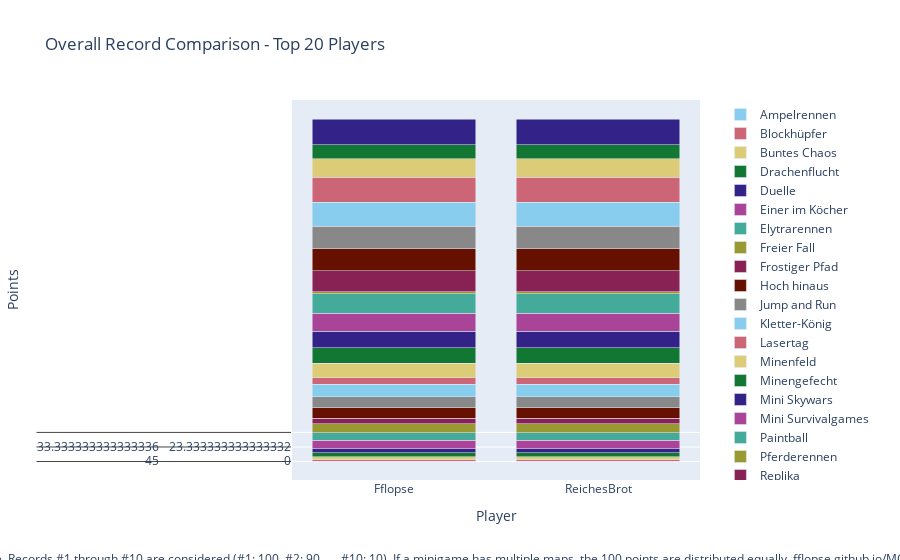

The notebook cell saved with this chart:
### Code cell
import plotly.graph_objects as go

# Sum all columns to get the total score
outDf['Total'] = outDf.sum(axis=1)

# Sort by total score and fill N/A values with 0
outDf = outDf.sort_values(by='Total', ascending=False).fillna(0)

# Crop to top 10 players
cropDf = outDf.head(20).copy()

# Drop the 'Total' column for plotting
cropDf = cropDf.drop(columns=['Total'])

# Create a color palette
color_palette = px.colors.qualitative.Safe

# Create the stacked bar plot
fig = go.Figure()

for column in cropDf.columns.difference(['Player']):
    fig.add_trace(go.Bar(
        x=cropDf.index,
        y=cropDf[column],
        name=column,
        marker_color=color_palette[len(fig.data) % len(color_palette)]
    ))

# Update layout
fig.update_layout(
    barmode='stack',
    title='Overall Record Comparison - Top 20 Players',
    xaxis=dict(title='Player'),
    yaxis=dict(title='Points'),
    #height=800,
    #width=1000,
    legend=dict(
        x=1.05,
        y=0.5,
        traceorder='normal',
        font=dict(size=12),
        bgcolor='rgba(255, 255, 255, 0)',
        bordercolor='rgba(0, 0, 0, 0)'
    ),
    margin=dict(r=200),  # Adjust right margin to make room for the legend
    annotations=[
        dict(
            x=0.5,
            y=-0.235,
            xref='paper',
            yref='paper',
            text='Max 100 points per minigame. Records #1 through #10 are considered (#1: 100, #2: 90, ..., #10: 10). If a minigame has multiple maps, the 100 points are distributed equally. fflopse.github.io/MCP-Records/data-analysis/global-ranking.ipynb',
            showarrow=False,
            font=dict(size=12),
            xanchor='center'
        )
    ]
)

fig.show()

# save the plot as an html file

fig.write_html('out/overall_record_comparison.html')

### Figure 1 — Plotly figure (JSON) as saved in the notebook; plotly's stock layout.template omitted (floating-point values rounded to 4 significant figures)
{"data": [{"marker": {"color": "rgb(136, 204, 238)"}, "name": "Ampelrennen", "type": "bar", "x": ["Fflopse", "ReichesBrot", "Gobo9", "cediiiiii_10", "PedroZockt", "HerrDante", "Ex4cted", "_n3d", "JOW23", "Freeeedom", "yiiq", "lizsyy", "CML_Justin", "Umgfoin", "2wc", "DarkCobweb", "yzvm", "Ninivee", "camman18YT", "KakaMC"], "y": [[45, 45], [0, 0], [50, 50], [15, 15], [70, 70], [25, 25], [45, 45], [20, 20], [0, 0], [0, 0], [0, 0], [10, 10], [0, 0], [50, 50], [0, 0], [0, 0], [0, 0], [0, 0], [0, 0], [0, 0]]}, {"marker": {"color": "rgb(204, 102, 119)"}, "name": "Blockhüpfer", "type": "bar", "x": ["Fflopse", "ReichesBrot", "Gobo9", "cediiiiii_10", "PedroZockt", "HerrDante", "Ex4cted", "_n3d", "JOW23", "Freeeedom", "yiiq", "lizsyy", "CML_Justin", "Umgfoin", "2wc", "DarkCobweb", "yzvm", "Ninivee", "camman18YT", "KakaMC"], "y": [[90, 90], [100, 100], [50, 50], [0, 0], [0, 0], [0, 0], [80, 80], [0, 0], [0, 0], [0, 0], [0, 0], [30, 30], [70, 70], [0, 0], [0, 0], [0, 0], [0, 0], [0, 0], [0, 0], [0, 0]]}, {"marker": {"color": "rgb(221, 204, 119)"}, "name": "Buntes Chaos", "type": "bar", "x": ["Fflopse", "ReichesBrot", "Gobo9", "cediiiiii_10", "PedroZockt", "HerrDante", "Ex4cted", "_n3d", "JOW23", "Freeeedom", "yiiq", "lizsyy", "CML_Justin", "Umgfoin", "2wc", "DarkCobweb", "yzvm", "Ninivee", "camman18YT", "KakaMC"], "y": [[100, 100], [100, 100], [50, 50], [50, 50], [100, 100], [50, 50], [50, 50], [100, 100], [0, 0], [50, 50], [0, 0], [100, 100], [50, 50], [100, 100], [0, 0], [0, 0], [0, 0], [100, 100], [0, 0], [100, 100]]}, {"marker": {"color": "rgb(17, 119, 51)"}, "name": "Drachenflucht", "type": "bar", "x": ["Fflopse", "ReichesBrot", "Gobo9", "cediiiiii_10", "PedroZockt", "HerrDante", "Ex4cted", "_n3d", "JOW23", "Freeeedom", "yiiq", "lizsyy", "CML_Justin", "Umgfoin", "2wc", "DarkCobweb", "yzvm", "Ninivee", "camman18YT", "KakaMC"], "y": [[0, 0], [0, 0], [0, 0], [0, 0], [33.33, 33.33], [0, 0], [0, 0], [0, 0], [0, 0], [0, 0], [0, 0], [33.33, 33.33], [0, 0], [0, 0], [0, 0], [0, 0], [0, 0], [0, 0], [0, 0], [0, 0]]}, {"marker": {"color": "rgb(51, 34, 136)"}, "name": "Duelle", "type": "bar", "x": ["Fflopse", "ReichesBrot", "Gobo9", "cediiiiii_10", "PedroZockt", "HerrDante", "Ex4cted", "_n3d", "JOW23", "Freeeedom", "yiiq", "lizsyy", "CML_Justin", "Umgfoin", "2wc", "DarkCobweb", "yzvm", "Ninivee", "camman18YT", "KakaMC"], "y": [[0, 0], [0, 0], [0, 0], [60, 60], [0, 0], [0, 0], [0, 0], [0, 0], [0, 0], [0, 0], [0, 0], [0, 0], [0, 0], [0, 0], [60, 60], [60, 60], [60, 60], [0, 0], [0, 0], [0, 0]]}, {"marker": {"color": "rgb(170, 68, 153)"}, "name": "Einer im Köcher", "type": "bar", "x": ["Fflopse", "ReichesBrot", "Gobo9", "cediiiiii_10", "PedroZockt", "HerrDante", "Ex4cted", "_n3d", "JOW23", "Freeeedom", "yiiq", "lizsyy", "CML_Justin", "Umgfoin", "2wc", "DarkCobweb", "yzvm", "Ninivee", "camman18YT", "KakaMC"], "y": [[83.33, 83.33], [13.33, 13.33], [20, 20], [36.67, 36.67], [0, 0], [83.33, 83.33], [0, 0], [10, 10], [13.33, 13.33], [33.33, 33.33], [0, 0], [0, 0], [0, 0], [0, 0], [0, 0], [0, 0], [0, 0], [0, 0], [0, 0], [0, 0]]}, {"marker": {"color": "rgb(68, 170, 153)"}, "name": "Elytrarennen", "type": "bar", "x": ["Fflopse", "ReichesBrot", "Gobo9", "cediiiiii_10", "PedroZockt", "HerrDante", "Ex4cted", "_n3d", "JOW23", "Freeeedom", "yiiq", "lizsyy", "CML_Justin", "Umgfoin", "2wc", "DarkCobweb", "yzvm", "Ninivee", "camman18YT", "KakaMC"], "y": [[83.33, 83.33], [100, 100], [46.67, 46.67], [0, 0], [0, 0], [0, 0], [0, 0], [56.67, 56.67], [0, 0], [80, 80], [0, 0], [0, 0], [40, 40], [13.33, 13.33], [0, 0], [0, 0], [0, 0], [0, 0], [0, 0], [0, 0]]}, {"marker": {"color": "rgb(153, 153, 51)"}, "name": "Freier Fall", "type": "bar", "x": ["Fflopse", "ReichesBrot", "Gobo9", "cediiiiii_10", "PedroZockt", "HerrDante", "Ex4cted", "_n3d", "JOW23", "Freeeedom", "yiiq", "lizsyy", "CML_Justin", "Umgfoin", "2wc", "DarkCobweb", "yzvm", "Ninivee", "camman18YT", "KakaMC"], "y": [[47.5, 47.5], [35, 35], [50, 50], [50, 50], [25, 25], [62.5, 62.5], [12.5, 12.5], [7.5, 7.5], [0, 0], [12.5, 12.5], [0, 0], [0, 0], [5, 5], [0, 0], [40, 40], [0, 0], [0, 0], [0, 0], [0, 0], [0, 0]]}, {"marker": {"color": "rgb(136, 34, 85)"}, "name": "Frostiger Pfad", "type": "bar", "x": ["Fflopse", "ReichesBrot", "Gobo9", "cediiiiii_10", "PedroZockt", "HerrDante", "Ex4cted", "_n3d", "JOW23", "Freeeedom", "yiiq", "lizsyy", "CML_Justin", "Umgfoin", "2wc", "DarkCobweb", "yzvm", "Ninivee", "camman18YT", "KakaMC"], "y": [[0, 0], [90, 90], [100, 100], [0, 0], [0, 0], [0, 0], [0, 0], [20, 20], [0, 0], [80, 80], [0, 0], [0, 0], [0, 0], [0, 0], [0, 0], [0, 0], [0, 0], [60, 60], [0, 0], [0, 0]]}, {"marker": {"color": "rgb(102, 17, 0)"}, "name": "Hoch hinaus", "type": "bar", "x": ["Fflopse", "ReichesBrot", "Gobo9", "cediiiiii_10", "PedroZockt", "HerrDante", "Ex4cted", "_n3d", "JOW23", "Freeeedom", "yiiq", "lizsyy", "CML_Justin", "Umgfoin", "2wc", "DarkCobweb", "yzvm", "Ninivee", "camman18YT", "KakaMC"], "y": [[80, 80], [60, 60], [70, 70], [0, 0], [90, 90], [0, 0], [20, 20], [0, 0], [50, 50], [0, 0], [0, 0], [0, 0], [40, 40], [0, 0], [0, 0], [0, 0], [0, 0], [0, 0], [0, 0], [0, 0]]}, {"marker": {"color": "rgb(136, 136, 136)"}, "name": "Jump and Run", "type": "bar", "x": ["Fflopse", "ReichesBrot", "Gobo9", "cediiiiii_10", "PedroZockt", "HerrDante", "Ex4cted", "_n3d", "JOW23", "Freeeedom", "yiiq", "lizsyy", "CML_Justin", "Umgfoin", "2wc", "DarkCobweb", "yzvm", "Ninivee", "camman18YT", "KakaMC"], "y": [[53.33, 53.33], [93.33, 93.33], [93.33, 93.33], [20, 20], [33.33, 33.33], [23.33, 23.33], [0, 0], [0, 0], [0, 0], [0, 0], [0, 0], [13.33, 13.33], [0, 0], [0, 0], [13.33, 13.33], [0, 0], [0, 0], [0, 0], [33.33, 33.33], [10, 10]]}, {"marker": {"color": "rgb(136, 204, 238)"}, "name": "Kletter-König", "type": "bar", "x": ["Fflopse", "ReichesBrot", "Gobo9", "cediiiiii_10", "PedroZockt", "HerrDante", "Ex4cted", "_n3d", "JOW23", "Freeeedom", "yiiq", "lizsyy", "CML_Justin", "Umgfoin", "2wc", "DarkCobweb", "yzvm", "Ninivee", "camman18YT", "KakaMC"], "y": [[85, 85], [100, 100], [30, 30], [0, 0], [10, 10], [20, 20], [0, 0], [0, 0], [0, 0], [0, 0], [80, 80], [0, 0], [0, 0], [0, 0], [0, 0], [0, 0], [20, 20], [0, 0], [40, 40], [0, 0]]}, {"marker": {"color": "rgb(204, 102, 119)"}, "name": "Lasertag", "type": "bar", "x": ["Fflopse", "ReichesBrot", "Gobo9", "cediiiiii_10", "PedroZockt", "HerrDante", "Ex4cted", "_n3d", "JOW23", "Freeeedom", "yiiq", "lizsyy", "CML_Justin", "Umgfoin", "2wc", "DarkCobweb", "yzvm", "Ninivee", "camman18YT", "KakaMC"], "y": [[83.33, 83.33], [0, 0], [26.67, 26.67], [0, 0], [33.33, 33.33], [83.33, 83.33], [30, 30], [0, 0], [50, 50], [0, 0], [0, 0], [0, 0], [0, 0], [0, 0], [23.33, 23.33], [0, 0], [0, 0], [0, 0], [0, 0], [0, 0]]}, {"marker": {"color": "rgb(221, 204, 119)"}, "name": "Minenfeld", "type": "bar", "x": ["Fflopse", "ReichesBrot", "Gobo9", "cediiiiii_10", "PedroZockt", "HerrDante", "Ex4cted", "_n3d", "JOW23", "Freeeedom", "yiiq", "lizsyy", "CML_Justin", "Umgfoin", "2wc", "DarkCobweb", "yzvm", "Ninivee", "camman18YT", "KakaMC"], "y": [[33.33, 33.33], [23.33, 23.33], [13.33, 13.33], [10, 10], [0, 0], [40, 40], [10, 10], [26.67, 26.67], [0, 0], [0, 0], [0, 0], [0, 0], [0, 0], [0, 0], [0, 0], [0, 0], [0, 0], [20, 20], [0, 0], [0, 0]]}, {"marker": {"color": "rgb(17, 119, 51)"}, "name": "Minengefecht", "type": "bar", "x": ["Fflopse", "ReichesBrot", "Gobo9", "cediiiiii_10", "PedroZockt", "HerrDante", "Ex4cted", "_n3d", "JOW23", "Freeeedom", "yiiq", "lizsyy", "CML_Justin", "Umgfoin", "2wc", "DarkCobweb", "yzvm", "Ninivee", "camman18YT", "KakaMC"], "y": [[12.5, 12.5], [22.5, 22.5], [30, 30], [75, 75], [0, 0], [10, 10], [0, 0], [20, 20], [45, 45], [10, 10], [50, 50], [0, 0], [10, 10], [0, 0], [22.5, 22.5], [60, 60], [35, 35], [0, 0], [0, 0], [0, 0]]}, {"marker": {"color": "rgb(51, 34, 136)"}, "name": "Mini Skywars", "type": "bar", "x": ["Fflopse", "ReichesBrot", "Gobo9", "cediiiiii_10", "PedroZockt", "HerrDante", "Ex4cted", "_n3d", "JOW23", "Freeeedom", "yiiq", "lizsyy", "CML_Justin", "Umgfoin", "2wc", "DarkCobweb", "yzvm", "Ninivee", "camman18YT", "KakaMC"], "y": [[24, 24], [20, 20], [76, 76], [48, 48], [26, 26], [0, 0], [12, 12], [20, 20], [20, 20], [22, 22], [10, 10], [0, 0], [18, 18], [18, 18], [34, 34], [32, 32], [0, 0], [8, 8], [8, 8], [20, 20]]}, {"marker": {"color": "rgb(170, 68, 153)"}, "name": "Mini Survivalgames", "type": "bar", "x": ["Fflopse", "ReichesBrot", "Gobo9", "cediiiiii_10", "PedroZockt", "HerrDante", "Ex4cted", "_n3d", "JOW23", "Freeeedom", "yiiq", "lizsyy", "CML_Justin", "Umgfoin", "2wc", "DarkCobweb", "yzvm", "Ninivee", "camman18YT", "KakaMC"], "y": [[30, 30], [26.67, 26.67], [26.67, 26.67], [26.67, 26.67], [0, 0], [13.33, 13.33], [0, 0], [0, 0], [26.67, 26.67], [0, 0], [0, 0], [0, 0], [0, 0], [26.67, 26.67], [26.67, 26.67], [10, 10], [0, 0], [36.67, 36.67], [56.67, 56.67], [0, 0]]}, {"marker": {"color": "rgb(68, 170, 153)"}, "name": "Paintball", "type": "bar", "x": ["Fflopse", "ReichesBrot", "Gobo9", "cediiiiii_10", "PedroZockt", "HerrDante", "Ex4cted", "_n3d", "JOW23", "Freeeedom", "yiiq", "lizsyy", "CML_Justin", "Umgfoin", "2wc", "DarkCobweb", "yzvm", "Ninivee", "camman18YT", "KakaMC"], "y": [[73.33, 73.33], [86.67, 86.67], [0, 0], [0, 0], [50, 50], [40, 40], [0, 0], [6.667, 6.667], [0, 0], [23.33, 23.33], [23.33, 23.33], [0, 0], [0, 0], [0, 0], [33.33, 33.33], [16.67, 16.67], [20, 20], [0, 0], [0, 0], [0, 0]]}, {"marker": {"color": "rgb(153, 153, 51)"}, "name": "Pferderennen", "type": "bar", "x": ["Fflopse", "ReichesBrot", "Gobo9", "cediiiiii_10", "PedroZockt", "HerrDante", "Ex4cted", "_n3d", "JOW23", "Freeeedom", "yiiq", "lizsyy", "CML_Justin", "Umgfoin", "2wc", "DarkCobweb", "yzvm", "Ninivee", "camman18YT", "KakaMC"], "y": [[90, 90], [68.33, 68.33], [65, 65], [71.67, 71.67], [40, 40], [6.667, 6.667], [0, 0], [0, 0], [0, 0], [10, 10], [41.67, 41.67], [26.67, 26.67], [0, 0], [6.667, 6.667], [0, 0], [0, 0], [13.33, 13.33], [0, 0], [0, 0], [0, 0]]}, {"marker": {"color": "rgb(136, 34, 85)"}, "name": "Replika", "type": "bar", "x": ["Fflopse", "ReichesBrot", "Gobo9", "cediiiiii_10", "PedroZockt", "HerrDante", "Ex4cted", "_n3d", "JOW23", "Freeeedom", "yiiq", "lizsyy", "CML_Justin", "Umgfoin", "2wc", "DarkCobweb", "yzvm", "Ninivee", "camman18YT", "KakaMC"], "y": [[54.17, 54.17], [13.11, 13.11], [90.87, 90.87], [49.9, 49.9], [55.44, 55.44], [7.864, 7.864], [41.65, 41.65], [5.922, 5.922], [2.524, 2.524], [3.981, 3.981], [27.48, 27.48], [16.7, 16.7], [4.175, 4.175], [0, 0], [2.427, 2.427], [1.65, 1.65], [0, 0], [0, 0], [4.854, 4.854], [30.87, 30.87]]}, {"marker": {"color": "rgb(102, 17, 0)"}, "name": "Sammelwahn", "type": "bar", "x": ["Fflopse", "ReichesBrot", "Gobo9", "cediiiiii_10", "PedroZockt", "HerrDante", "Ex4cted", "_n3d", "JOW23", "Freeeedom", "yiiq", "lizsyy", "CML_Justin", "Umgfoin", "2wc", "DarkCobweb", "yzvm", "Ninivee", "camman18YT", "KakaMC"], "y": [[18.84, 18.84], [2.791, 2.791], [28.84, 28.84], [29.77, 29.77], [12.79, 12.79], [6.977, 6.977], [14.19, 14.19], [6.977, 6.977], [2.326, 2.326], [2.791, 2.791], [0, 0], [3.953, 3.953], [3.721, 3.721], [5.116, 5.116], [0, 0], [3.721, 3.721], [3.023, 3.023], [1.628, 1.628], [5.116, 5.116], [9.535, 9.535]]}, {"marker": {"color": "rgb(136, 136, 136)"}, "name": "Schießstand", "type": "bar", "x": ["Fflopse", "ReichesBrot", "Gobo9", "cediiiiii_10", "PedroZockt", "HerrDante", "Ex4cted", "_n3d", "JOW23", "Freeeedom", "yiiq", "lizsyy", "CML_Justin", "Umgfoin", "2wc", "DarkCobweb", "yzvm", "Ninivee", "camman18YT", "KakaMC"], "y": [[96.67, 96.67], [10, 10], [50, 50], [40, 40], [0, 0], [66.67, 66.67], [90, 90], [26.67, 26.67], [10, 10], [0, 0], [0, 0], [33.33, 33.33], [0, 0], [0, 0], [0, 0], [0, 0], [0, 0], [0, 0], [0, 0], [0, 0]]}, {"marker": {"color": "rgb(136, 204, 238)"}, "name": "Spleef", "type": "bar", "x": ["Fflopse", "ReichesBrot", "Gobo9", "cediiiiii_10", "PedroZockt", "HerrDante", "Ex4cted", "_n3d", "JOW23", "Freeeedom", "yiiq", "lizsyy", "CML_Justin", "Umgfoin", "2wc", "DarkCobweb", "yzvm", "Ninivee", "camman18YT", "KakaMC"], "y": [[50, 50], [75, 75], [50, 50], [70, 70], [50, 50], [20, 20], [20, 20], [40, 40], [40, 40], [0, 0], [20, 20], [30, 30], [30, 30], [65, 65], [0, 0], [20, 20], [0, 0], [0, 0], [0, 0], [0, 0]]}, {"marker": {"color": "rgb(204, 102, 119)"}, "name": "Todeswürfel", "type": "bar", "x": ["Fflopse", "ReichesBrot", "Gobo9", "cediiiiii_10", "PedroZockt", "HerrDante", "Ex4cted", "_n3d", "JOW23", "Freeeedom", "yiiq", "lizsyy", "CML_Justin", "Umgfoin", "2wc", "DarkCobweb", "yzvm", "Ninivee", "camman18YT", "KakaMC"], "y": [[60, 60], [0, 0], [0, 0], [0, 0], [50, 50], [90, 90], [0, 0], [0, 0], [0, 0], [0, 0], [0, 0], [0, 0], [20, 20], [0, 0], [0, 0], [0, 0], [0, 0], [0, 0], [40, 40], [30, 30]]}, {"marker": {"color": "rgb(221, 204, 119)"}, "name": "Waffenfolge", "type": "bar", "x": ["Fflopse", "ReichesBrot", "Gobo9", "cediiiiii_10", "PedroZockt", "HerrDante", "Ex4cted", "_n3d", "JOW23", "Freeeedom", "yiiq", "lizsyy", "CML_Justin", "Umgfoin", "2wc", "DarkCobweb", "yzvm", "Ninivee", "camman18YT", "KakaMC"], "y": [[30, 30], [50, 50], [0, 0], [70, 70], [60, 60], [0, 0], [0, 0], [0, 0], [100, 100], [0, 0], [0, 0], [0, 0], [0, 0], [0, 0], [0, 0], [0, 0], [90, 90], [0, 0], [0, 0], [0, 0]]}, {"marker": {"color": "rgb(17, 119, 51)"}, "name": "Walls", "type": "bar", "x": ["Fflopse", "ReichesBrot", "Gobo9", "cediiiiii_10", "PedroZockt", "HerrDante", "Ex4cted", "_n3d", "JOW23", "Freeeedom", "yiiq", "lizsyy", "CML_Justin", "Umgfoin", "2wc", "DarkCobweb", "yzvm", "Ninivee", "camman18YT", "KakaMC"], "y": [[33.33, 33.33], [13.33, 13.33], [33.33, 33.33], [86.67, 86.67], [56.67, 56.67], [0, 0], [0, 0], [33.33, 33.33], [30, 30], [0, 0], [20, 20], [0, 0], [0, 0], [0, 0], [20, 20], [63.33, 63.33], [13.33, 13.33], [20, 20], [53.33, 53.33], [30, 30]]}, {"marker": {"color": "rgb(51, 34, 136)"}, "name": "Wettrennen", "type": "bar", "x": ["Fflopse", "ReichesBrot", "Gobo9", "cediiiiii_10", "PedroZockt", "HerrDante", "Ex4cted", "_n3d", "JOW23", "Freeeedom", "yiiq", "lizsyy", "CML_Justin", "Umgfoin", "2wc", "DarkCobweb", "yzvm", "Ninivee", "camman18YT", "KakaMC"], "y": [[82, 82], [62, 62], [74, 74], [40, 40], [10, 10], [14, 14], [0, 0], [4, 4], [0, 0], [0, 0], [40, 40], [14, 14], [0, 0], [0, 0], [8, 8], [0, 0], [10, 10], [0, 0], [0, 0], [0, 0]]}], "layout": {"annotations": [{"font": {"size": 12}, "showarrow": false, "text": "Max 100 points per minigame. Records #1 through #10 are considered (#1: 100, #2: 90, ..., #10: 10). If a minigame has multiple maps, the 100 points are distributed equally. fflopse.github.io/MCP-Records/data-analysis/global-ranking.ipynb", "x": 0.5, "xanchor": "center", "xref": "paper", "y": -0.235, "yref": "paper"}], "barmode": "stack", "legend": {"bgcolor": "rgba(255, 255, 255, 0)", "bordercolor": "rgba(0, 0, 0, 0)", "font": {"size": 12}, "traceorder": "normal", "x": 1.05, "y": 0.5}, "margin": {"r": 200}, "title": {"text": "Overall Record Comparison - Top 20 Players"}, "xaxis": {"title": {"text": "Player"}}, "yaxis": {"title": {"text": "Points"}}}}
